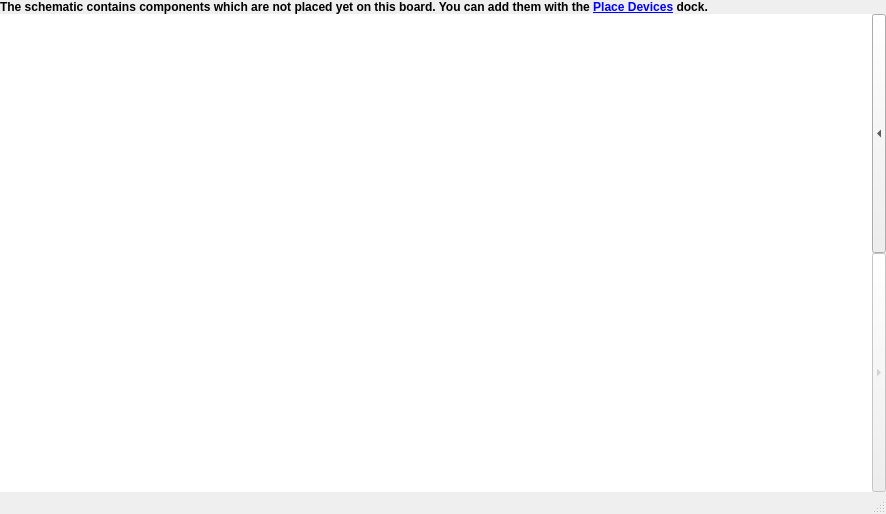
<?xml version="1.0" encoding="UTF-8"?>
<ui version="4.0">
 <class>librepcb::editor::BoardEditor</class>
 <widget class="QMainWindow" name="librepcb::editor::BoardEditor">
  <property name="enabled">
   <bool>true</bool>
  </property>
  <property name="geometry">
   <rect>
    <x>0</x>
    <y>0</y>
    <width>886</width>
    <height>514</height>
   </rect>
  </property>
  <property name="windowTitle">
   <string>Board Editor</string>
  </property>
  <property name="windowIcon">
   <iconset>
    <normaloff>:/img/actions/board_editor.png</normaloff>:/img/actions/board_editor.png</iconset>
  </property>
  <widget class="QWidget" name="centralwidget">
   <layout class="QVBoxLayout" name="verticalLayout">
    <property name="spacing">
     <number>0</number>
    </property>
    <property name="leftMargin">
     <number>0</number>
    </property>
    <property name="topMargin">
     <number>0</number>
    </property>
    <property name="rightMargin">
     <number>0</number>
    </property>
    <property name="bottomMargin">
     <number>0</number>
    </property>
    <item>
     <widget class="QTabBar" name="tabBar" native="true"/>
    </item>
    <item>
     <widget class="librepcb::editor::MessageWidget" name="msgProjectUpgraded" native="true"/>
    </item>
    <item>
     <widget class="QLabel" name="lblUnplacedComponentsNote">
      <property name="font">
       <font>
        <bold>true</bold>
       </font>
      </property>
      <property name="styleSheet">
       <string notr="true">QLabel {background-color: rgb(255, 255, 127); color: rgb(170, 0, 0);};</string>
      </property>
      <property name="text">
       <string>&lt;html&gt;&lt;head/&gt;&lt;body&gt;&lt;p&gt;The schematic contains components which are not placed yet on this board. You can add them with the &lt;a href=&quot;PlaceDevicesDock&quot;&gt;&lt;span style=&quot; text-decoration: underline; color:#0000ff;&quot;&gt;Place Devices&lt;/span&gt;&lt;/a&gt; dock.&lt;/p&gt;&lt;/body&gt;&lt;/html&gt;</string>
      </property>
      <property name="wordWrap">
       <bool>true</bool>
      </property>
      <property name="margin">
       <number>10</number>
      </property>
     </widget>
    </item>
    <item>
     <layout class="QHBoxLayout" name="mainLayout" stretch="1,0">
      <property name="spacing">
       <number>0</number>
      </property>
      <item>
       <widget class="librepcb::editor::GraphicsView" name="graphicsView">
        <property name="frameShape">
         <enum>QFrame::NoFrame</enum>
        </property>
       </widget>
      </item>
      <item>
       <layout class="QVBoxLayout" name="verticalLayout_2">
        <property name="spacing">
         <number>0</number>
        </property>
        <item>
         <widget class="QToolButton" name="btnShow3D">
          <property name="sizePolicy">
           <sizepolicy hsizetype="Fixed" vsizetype="MinimumExpanding">
            <horstretch>0</horstretch>
            <verstretch>0</verstretch>
           </sizepolicy>
          </property>
          <property name="maximumSize">
           <size>
            <width>14</width>
            <height>16777215</height>
           </size>
          </property>
          <property name="text">
           <string notr="true"/>
          </property>
          <property name="arrowType">
           <enum>Qt::LeftArrow</enum>
          </property>
         </widget>
        </item>
        <item>
         <widget class="QToolButton" name="btnHide3D">
          <property name="enabled">
           <bool>false</bool>
          </property>
          <property name="sizePolicy">
           <sizepolicy hsizetype="Fixed" vsizetype="MinimumExpanding">
            <horstretch>0</horstretch>
            <verstretch>0</verstretch>
           </sizepolicy>
          </property>
          <property name="maximumSize">
           <size>
            <width>14</width>
            <height>16777215</height>
           </size>
          </property>
          <property name="text">
           <string notr="true"/>
          </property>
          <property name="arrowType">
           <enum>Qt::RightArrow</enum>
          </property>
         </widget>
        </item>
       </layout>
      </item>
     </layout>
    </item>
   </layout>
  </widget>
  <widget class="QMenuBar" name="menuBar">
   <property name="geometry">
    <rect>
     <x>0</x>
     <y>0</y>
     <width>886</width>
     <height>23</height>
    </rect>
   </property>
  </widget>
  <widget class="librepcb::editor::StatusBar" name="statusbar"/>
 </widget>
 <customwidgets>
  <customwidget>
   <class>librepcb::editor::StatusBar</class>
   <extends>QStatusBar</extends>
   <header location="global">librepcb/editor/widgets/statusbar.h</header>
  </customwidget>
  <customwidget>
   <class>librepcb::editor::GraphicsView</class>
   <extends>QGraphicsView</extends>
   <header location="global">librepcb/editor/widgets/graphicsview.h</header>
  </customwidget>
  <customwidget>
   <class>librepcb::editor::MessageWidget</class>
   <extends>QWidget</extends>
   <header location="global">librepcb/editor/widgets/messagewidget.h</header>
   <container>1</container>
  </customwidget>
  <customwidget>
   <class>QTabBar</class>
   <extends>QWidget</extends>
   <header>qtabbar.h</header>
  </customwidget>
 </customwidgets>
 <resources/>
 <connections/>
</ui>
